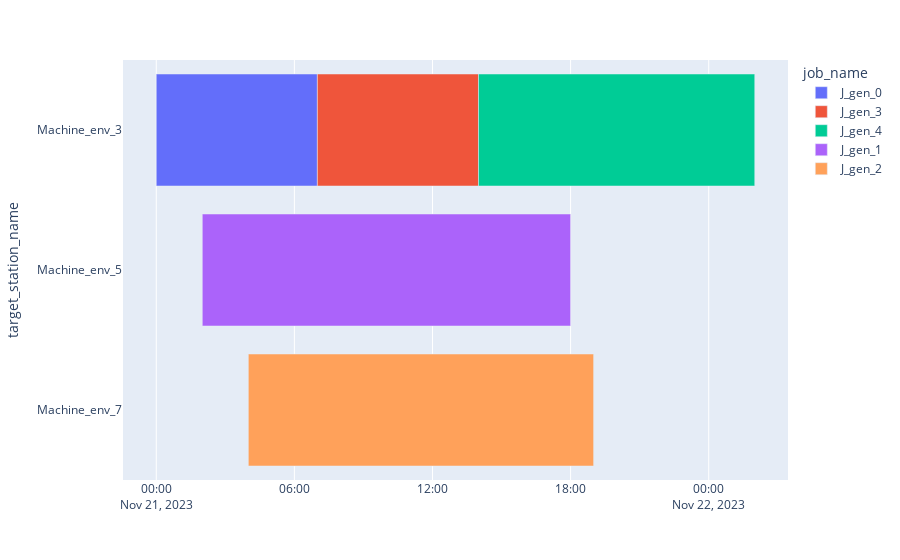

This figure's notebook cell:
### Code cell
fig = dispatcher.draw_gantt_chart(use_custom_proc_station_id=False, 
                                  sort_by_proc_station=True,
                                  group_by_exec_system=False)

### Figure 1 — Plotly figure (JSON) as saved in the notebook; plotly's stock layout.template omitted (floating-point values rounded to 4 significant figures)
{"data": [{"alignmentgroup": "True", "base": ["2023-11-21T00:00:00"], "customdata": [["J_gen_0", 0, 1, null, null, null, "P0DT6H0M0S", "P0DT1H0M0S", "P0DT7H0M0S"]], "hovertemplate": "<b>%{hovertext}</b><br><br>actual_starting_date=%{base}<br>actual_ending_date=%{x}<br>target_station_name=%{y}<br>target_station_custom_id=%{customdata[1]}<br>execution_system_custom_id=%{customdata[2]}<br>prio=%{customdata[3]}<br>planned_starting_date=%{customdata[4]}<br>planned_ending_date=%{customdata[5]}<br>proc_time=%{customdata[6]}<br>setup_time=%{customdata[7]}<br>order_time=%{customdata[8]}<extra></extra>", "hovertext": ["J_gen_0"], "legendgroup": "J_gen_0", "marker": {"color": "#636efa", "pattern": {"shape": ""}}, "name": "J_gen_0", "offsetgroup": "J_gen_0", "orientation": "h", "showlegend": true, "textposition": "auto", "type": "bar", "x": [25200000], "xaxis": "x", "y": ["Machine_env_3"], "yaxis": "y"}, {"alignmentgroup": "True", "base": ["2023-11-21T07:00:00"], "customdata": [["J_gen_3", 0, 1, null, null, null, "P0DT5H0M0S", "P0DT2H0M0S", "P0DT7H0M0S"]], "hovertemplate": "<b>%{hovertext}</b><br><br>actual_starting_date=%{base}<br>actual_ending_date=%{x}<br>target_station_name=%{y}<br>target_station_custom_id=%{customdata[1]}<br>execution_system_custom_id=%{customdata[2]}<br>prio=%{customdata[3]}<br>planned_starting_date=%{customdata[4]}<br>planned_ending_date=%{customdata[5]}<br>proc_time=%{customdata[6]}<br>setup_time=%{customdata[7]}<br>order_time=%{customdata[8]}<extra></extra>", "hovertext": ["J_gen_3"], "legendgroup": "J_gen_3", "marker": {"color": "#EF553B", "pattern": {"shape": ""}}, "name": "J_gen_3", "offsetgroup": "J_gen_3", "orientation": "h", "showlegend": true, "textposition": "auto", "type": "bar", "x": [25200000], "xaxis": "x", "y": ["Machine_env_3"], "yaxis": "y"}, {"alignmentgroup": "True", "base": ["2023-11-21T14:00:00"], "customdata": [["J_gen_4", 0, 1, null, null, null, "P0DT9H0M0S", "P0DT3H0M0S", "P0DT12H0M0S"]], "hovertemplate": "<b>%{hovertext}</b><br><br>actual_starting_date=%{base}<br>actual_ending_date=%{x}<br>target_station_name=%{y}<br>target_station_custom_id=%{customdata[1]}<br>execution_system_custom_id=%{customdata[2]}<br>prio=%{customdata[3]}<br>planned_starting_date=%{customdata[4]}<br>planned_ending_date=%{customdata[5]}<br>proc_time=%{customdata[6]}<br>setup_time=%{customdata[7]}<br>order_time=%{customdata[8]}<extra></extra>", "hovertext": ["J_gen_4"], "legendgroup": "J_gen_4", "marker": {"color": "#00cc96", "pattern": {"shape": ""}}, "name": "J_gen_4", "offsetgroup": "J_gen_4", "orientation": "h", "showlegend": true, "textposition": "auto", "type": "bar", "x": [43200000], "xaxis": "x", "y": ["Machine_env_3"], "yaxis": "y"}, {"alignmentgroup": "True", "base": ["2023-11-21T02:00:00"], "customdata": [["J_gen_1", 1, 1, null, null, null, "P0DT9H0M0S", "P0DT7H0M0S", "P0DT16H0M0S"]], "hovertemplate": "<b>%{hovertext}</b><br><br>actual_starting_date=%{base}<br>actual_ending_date=%{x}<br>target_station_name=%{y}<br>target_station_custom_id=%{customdata[1]}<br>execution_system_custom_id=%{customdata[2]}<br>prio=%{customdata[3]}<br>planned_starting_date=%{customdata[4]}<br>planned_ending_date=%{customdata[5]}<br>proc_time=%{customdata[6]}<br>setup_time=%{customdata[7]}<br>order_time=%{customdata[8]}<extra></extra>", "hovertext": ["J_gen_1"], "legendgroup": "J_gen_1", "marker": {"color": "#ab63fa", "pattern": {"shape": ""}}, "name": "J_gen_1", "offsetgroup": "J_gen_1", "orientation": "h", "showlegend": true, "textposition": "auto", "type": "bar", "x": [57600000], "xaxis": "x", "y": ["Machine_env_5"], "yaxis": "y"}, {"alignmentgroup": "True", "base": ["2023-11-21T04:00:00"], "customdata": [["J_gen_2", 2, 1, null, null, null, "P0DT7H0M0S", "P0DT8H0M0S", "P0DT15H0M0S"]], "hovertemplate": "<b>%{hovertext}</b><br><br>actual_starting_date=%{base}<br>actual_ending_date=%{x}<br>target_station_name=%{y}<br>target_station_custom_id=%{customdata[1]}<br>execution_system_custom_id=%{customdata[2]}<br>prio=%{customdata[3]}<br>planned_starting_date=%{customdata[4]}<br>planned_ending_date=%{customdata[5]}<br>proc_time=%{customdata[6]}<br>setup_time=%{customdata[7]}<br>order_time=%{customdata[8]}<extra></extra>", "hovertext": ["J_gen_2"], "legendgroup": "J_gen_2", "marker": {"color": "#FFA15A", "pattern": {"shape": ""}}, "name": "J_gen_2", "offsetgroup": "J_gen_2", "orientation": "h", "showlegend": true, "textposition": "auto", "type": "bar", "x": [54000000], "xaxis": "x", "y": ["Machine_env_7"], "yaxis": "y"}], "layout": {"barmode": "overlay", "legend": {"title": {"text": "job_name"}, "tracegroupgap": 0}, "margin": {"t": 60}, "xaxis": {"anchor": "y", "domain": [0, 1], "type": "date"}, "yaxis": {"anchor": "x", "autorange": "reversed", "domain": [0, 1], "title": {"text": "target_station_name"}, "type": "category"}}}
